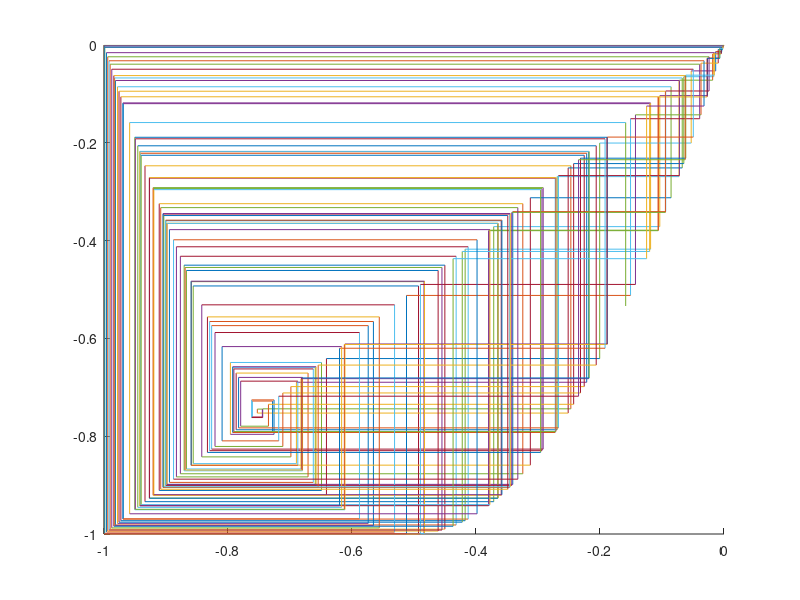

MATLAB code for this plot:
hold on
########### params ########
iter = 200
x0=-1*10^-10;
function ret = riv(x)
    ret = 4*x*(1+x);
end;
##########################
x_vec = zeros(iter,1);
x_vec1 = zeros(iter,1);
x_vec(1)=x0;
for i=1:(iter-1)
    nxt = riv(x_vec(i));
    x_vec1(i) = nxt;
    x_vec(i+1) = nxt;
end;
x_next = riv(x_vec(iter));
x_vec1(iter) = x_next;
#### Lamerey diagram ####
bis_vec = [0, x_vec(iter)];
x_vec_plot  = zeros(iter * 2 - 1, 1);
x_vec1_plot  = zeros(iter * 2 - 1, 1);
for i=1:iter*2-1
    if mod(i, 2) == 1
        x_vec_plot(i) = x_vec((i+1)/2);
        x_vec1_plot(i) = x_vec1((i+1)/2);
    else
        x_vec_plot(i) = x_vec_plot(i-1);
        x_vec1_plot(i) = x_vec1_plot(i-1);
    endif
end
xlast = x_vec(1);
for i=1:iter-1
    #plot(x_vec(i), x_vec(i+1));
    plot([x_vec(i) x_vec(i)], [x_vec(i) x_vec(i+1)]);
    plot([x_vec(i) xlast], [x_vec(i) x_vec(i)]);
    xlast = x_vec(i);
    drawnow();
end
# plot vectors
#plot(x_vec, x_vec1, '--', x_vec_plot, x_vec1_plot, '-', bis_vec, bis_vec);

#plot(bis_vec);
#drawnow();
disp(x_vec);
disp(x_vec1);
disp(x_vec_plot);
disp(x_vec1_plot);
refresh();
disp("wait");
pause;
